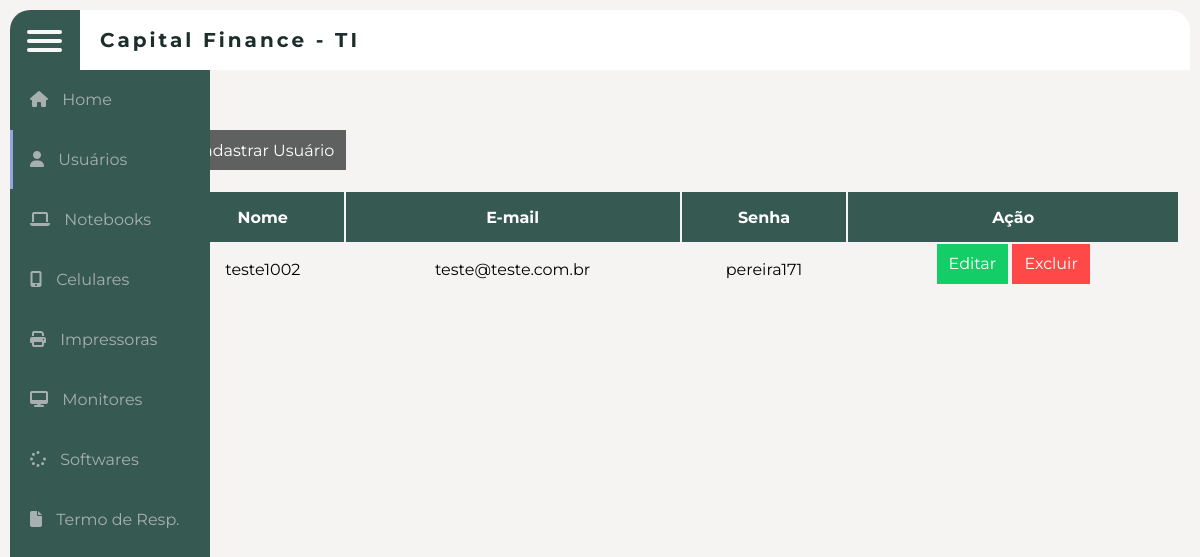
Page /usuario on the committed database.
### app.py (models this page shows, shortened)
class cadastro_usuario(db.Model):
    __tablename__="usuario"
    id = db.Column(db.Integer ,primary_key=True)
    nome = db.Column(db.String(120), nullable=False)
    email= db.Column(db.String(200), nullable=False)
    senha = db.Column(db.String(200), nullable=False)

### app.py (the view, shortened to what this page needs)
@app.route("/usuario", methods=["POST", "GET"])
def usuarios():
    usuar = cadastro_usuario.query.all()
    return render_template("usuario.html", usuar=usuar)

### templates/usuario.html (shortened to what this page needs)
{%extends 'index.html'%}
{%block conteudo%}
    <link rel="stylesheet" href="../static/css/index.css">
<body>
<form action="{{url_for('usuarios')}}" method="POST">
    <main>
        <button type="button" class="button blue" id="cadastrarColab">Cadastrar Usuário</button>
        <table class="records">
            <thead>
                <tr>
                    <th>Nome</th>
                    <th>E-mail</th>
                    <th>Senha</th>
                    <th>Ação</th>
                </tr>
            </thead>
            <tbody>
                <tr>
                    {%for user in usuar%}
                    <td>{{user.nome}}</td>
                    <td>{{user.email}}</td>
                    <td>{{user.senha}}</td>
                    <td>
                        <a href="/edita_usuario/{{user.id}}"><button type="button" class="button green">Editar</button></a>
                       <a href="/remover_usuario/{{user.id}}"><button type="button" class="button red">Excluir</button></a>
                    </td>
                    {%endfor%}
                </tr>
            </tbody>
        </table>
    </main>
</form>
</body>
{%endblock conteudo%}

### static/css/style.css (style rules this page uses)
* { margin: 0; list-style: none; padding: 0; text-decoration: none; box-sizing: border-box; font-family: 'Montserrat', sans-serif; }
body, html { height: 100%; background: rgb(246, 243, 243); }

### static/css/index.css (style rules this page uses)
* { padding: 0; margin: 0; box-sizing: border-box; }
:root { --primary-color: #1b2e2a; --secundary-color: #FFF1CC; --shadow-color: #CCC; --text-color: #FFF; }
body { min-height: 100vh; display: flex; flex-direction: column; font-family: 'karla', sans-serif; position: relative; }
main { flex-grow: 1; display: flex; flex-direction: column; align-items: flex-start; width: 60%; height: 500px; margin: 5vh auto; margin-right: 400px; padding: 170px 100px; gap: 20px; }
.button { border-style: none; height: 40px; margin-top: -100px; padding: 6px 12px; background-color: rgb(18, 51, 14); color: white; font-size: 1rem; cursor: pointer; transition: box-shadow .6s ease; }
.button.blue { background-color: #5f6160; }
.button.green { background-color: #13ce66; }
.button.red { background-color: #ff4949; }
.records { width: 1000px; text-align: center; }
.records th { height: 50px; background-color: #365a52; color: white; font-size: 1rem; text-align: center !important; }
.records td { height: 50px; }
.records th:last-child, .records td:last-child { padding: 0; min-width: 140px; text-align: center; }

### rows in the picture
cadastro_usuario: nome "teste1002", email "teste@teste.com.br", senha "pereira171"
